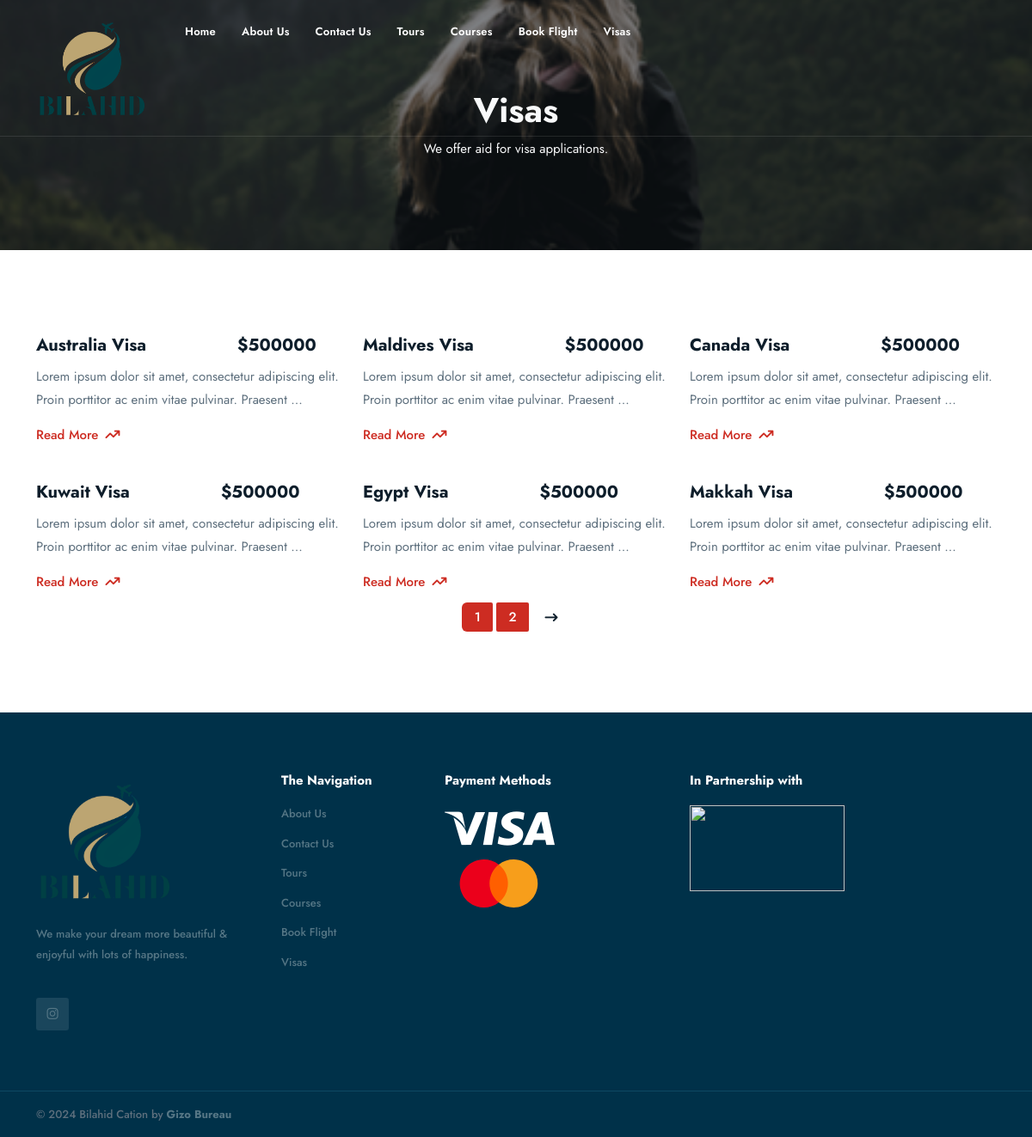
Page /visas on the committed database.
### travel/models.py (models this page shows, shortened)
class Visa(models.Model):
    slug = models.SlugField(max_length=150, blank=True, null=True)
    name = models.CharField(max_length=200)
    description = models.TextField()
    price = models.IntegerField()

### travel/views.py (the view)
# urls.py: path('visas', views.visas, name="visas"),
def visas(request):
    p = Paginator(Visa.objects.all().order_by('-id'), 6)
    page = request.GET.get('page')
    visas = p.get_page(page)
    context = {'visas': visas}
    return render(request, "visas.html", context)

### templates/visas.html (shortened to what this page needs)
{% extends "base.html" %}
{% load static %}
{% block content %}
		<section class="bg-cover position-relative" style="background:url({% static 'images/background.png' %})no-repeat;" data-overlay="5">
			<div class="container">
				<div class="row align-items-center justify-content-center">
					<div class="col-xl-7 col-lg-9 col-md-12">
						<div class="fpc-capstion text-center my-4">
							<div class="fpc-captions">
								<h1 class="xl-heading text-light">Visas</h1>
								<p class="text-light">We offer aid for visa applications. </p>
							</div>
						</div>
					</div>
				</div>
			</div>
			<div class="fpc-banner"></div>
		</section>
		<section>
			<div class="container">
				<div class="row justify-content-center g-4">
					{% for visa in visas %}
					<div class="col-xl-4 col-lg-4 col-md-4 col-sm-12">
						<div class="blogGrid-wrap d-flex flex-column h-100">
							<div class="blogGrid-caps pt-3">
								<h4 class="fw-bold fs-5 lh-base">
									<a href="{% url 'visa-detail' visa.slug %}" class="text-dark">
										{{ visa.name|title }} <span class="price" style="margin-left: 100px;">${{ visa.price }}</span>
									</a>
								</h4>
								<p class="mb-3">{{visa.description|truncatewords:15}}</p>
								<a class="text-primary fw-medium" href="{% url 'visa-detail' visa.slug %}">Read More<i class="fa-solid fa-arrow-trend-up ms-2"></i></a>
							</div>
						</div>
					</div>
					{% endfor %}
				</div>
				<div class="col-xl-12 col-lg-12 col-12">
					<div class="pags card py-2 px-5">
						<nav aria-label="Page navigation example">
							<ul class="pagination m-0 p-0">
								{% for page in visas.paginator.page_range %}
								<li class="page-item active"><a class="page-link" href="?page={{ page }}">{{ page }}</a></li>
								{% endfor %}
								{% if visas.has_next %}
								<li class="page-item">
									<a class="page-link" href="?page={{visas.next_page_number}}" aria-label="Next">
										<span aria-hidden="true"><i class="fa-solid fa-arrow-right-long"></i></span>
									</a>
								</li>
								{% endif %}
							</ul>
						</nav>
					</div>
				</div>
			</div>
		</section>
{% endblock content %}

### rows in the picture
Visa: name "Australia Visa", price "500000", description "Lorem ipsum dolor sit amet, consectetur adipiscing elit. Proin porttitor ac enim vitae pulvinar. Praesent …"
Visa: name "Maldives Visa", price "500000", description "Lorem ipsum dolor sit amet, consectetur adipiscing elit. Proin porttitor ac enim vitae pulvinar. Praesent …"
Visa: name "Canada Visa", price "500000", description "Lorem ipsum dolor sit amet, consectetur adipiscing elit. Proin porttitor ac enim vitae pulvinar. Praesent …"
Visa: name "Kuwait Visa", price "500000", description "Lorem ipsum dolor sit amet, consectetur adipiscing elit. Proin porttitor ac enim vitae pulvinar. Praesent …"
Visa: name "Egypt Visa", price "500000", description "Lorem ipsum dolor sit amet, consectetur adipiscing elit. Proin porttitor ac enim vitae pulvinar. Praesent …"
Visa: name "Makkah Visa", price "500000", description "Lorem ipsum dolor sit amet, consectetur adipiscing elit. Proin porttitor ac enim vitae pulvinar. Praesent …"

### other values in the picture
{{ page }} "1" "2"
